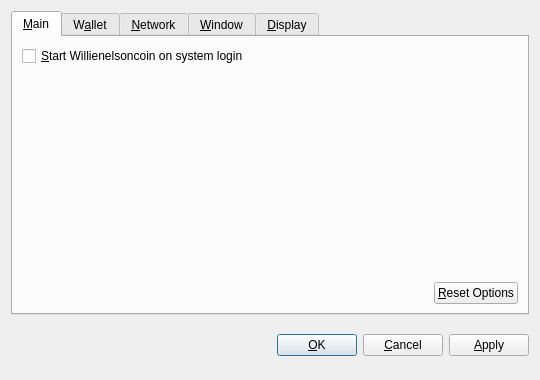
<?xml version="1.0" encoding="UTF-8"?>
<ui version="4.0">
 <class>OptionsDialog</class>
 <widget class="QDialog" name="OptionsDialog">
  <property name="geometry">
   <rect>
    <x>0</x>
    <y>0</y>
    <width>540</width>
    <height>380</height>
   </rect>
  </property>
  <property name="windowTitle">
   <string>Options</string>
  </property>
  <property name="modal">
   <bool>true</bool>
  </property>
  <layout class="QVBoxLayout" name="verticalLayout">
   <item>
    <widget class="QTabWidget" name="tabWidget">
     <property name="tabPosition">
      <enum>QTabWidget::North</enum>
     </property>
     <property name="currentIndex">
      <number>0</number>
     </property>
     <widget class="QWidget" name="tabMain">
      <attribute name="title">
       <string>&amp;Main</string>
      </attribute>
      <layout class="QVBoxLayout" name="verticalLayout_Main">
       <item>
        <widget class="QCheckBox" name="bitcoinAtStartup">
         <property name="toolTip">
          <string>Automatically start Willienelsoncoin after logging in to the system.</string>
         </property>
         <property name="text">
          <string>&amp;Start Willienelsoncoin on system login</string>
         </property>
        </widget>
       </item>
       <item>
        <spacer name="verticalSpacer_Main">
         <property name="orientation">
          <enum>Qt::Vertical</enum>
         </property>
         <property name="sizeHint" stdset="0">
          <size>
           <width>20</width>
           <height>40</height>
          </size>
         </property>
        </spacer>
       </item>
       <item>
        <layout class="QHBoxLayout" name="horizontalLayout_2_Main">
         <item>
          <spacer name="horizontalSpacer_2_Main">
           <property name="orientation">
            <enum>Qt::Horizontal</enum>
           </property>
           <property name="sizeHint" stdset="0">
            <size>
             <width>40</width>
             <height>20</height>
            </size>
           </property>
          </spacer>
         </item>
         <item>
          <widget class="QPushButton" name="resetButton">
           <property name="toolTip">
            <string>Reset all client options to default.</string>
           </property>
           <property name="text">
            <string>&amp;Reset Options</string>
           </property>
           <property name="autoDefault">
            <bool>false</bool>
           </property>
          </widget>
         </item>
        </layout>
       </item>
      </layout>
     </widget>
     <widget class="QWidget" name="tabWallet">
      <attribute name="title">
       <string>W&amp;allet</string>
      </attribute>
      <layout class="QVBoxLayout" name="verticalLayout_Network">
       <item>
        <widget class="QLabel" name="transactionFeeInfoLabel">
         <property name="text">
          <string>Optional transaction fee per kB that helps make sure your transactions are processed quickly. Most transactions are 1 kB.</string>
         </property>
         <property name="textFormat">
          <enum>Qt::PlainText</enum>
         </property>
         <property name="wordWrap">
          <bool>true</bool>
         </property>
        </widget>
       </item>
       <item>
        <layout class="QHBoxLayout" name="horizontalLayout_1_Main">
         <item>
          <widget class="QLabel" name="transactionFeeLabel">
           <property name="text">
            <string>Pay transaction &amp;fee</string>
           </property>
           <property name="textFormat">
            <enum>Qt::PlainText</enum>
           </property>
           <property name="buddy">
            <cstring>transactionFee</cstring>
           </property>
          </widget>
         </item>
         <item>
          <widget class="BitcoinAmountField" name="transactionFee"/>
         </item>
         <item>
          <spacer name="horizontalSpacer_1_Main">
           <property name="orientation">
            <enum>Qt::Horizontal</enum>
           </property>
           <property name="sizeHint" stdset="0">
            <size>
             <width>40</width>
             <height>20</height>
            </size>
           </property>
          </spacer>
         </item>
        </layout>
       </item>
       <item>
        <widget class="QLabel" name="label">
         <property name="text">
          <string>If you disable the spending of unconfirmed change, the change from a transaction cannot be used until that transaction has at least one confirmation. This also affects how your balance is computed.</string>
         </property>
         <property name="wordWrap">
          <bool>true</bool>
         </property>
        </widget>
       </item>
       <item>
        <widget class="QCheckBox" name="spendZeroConfChange">
         <property name="text">
          <string>Spend unconfirmed change  (experts only)</string>
         </property>
        </widget>
       </item>
       <item>
        <spacer name="verticalSpacer">
         <property name="orientation">
          <enum>Qt::Vertical</enum>
         </property>
         <property name="sizeHint" stdset="0">
          <size>
           <width>20</width>
           <height>40</height>
          </size>
         </property>
        </spacer>
       </item>
      </layout>
     </widget>
     <widget class="QWidget" name="tabNetwork">
      <attribute name="title">
       <string>&amp;Network</string>
      </attribute>
      <layout class="QVBoxLayout" name="verticalLayout_Network">
       <item>
        <widget class="QCheckBox" name="mapPortUpnp">
         <property name="toolTip">
          <string>Automatically open the Willienelsoncoin client port on the router. This only works when your router supports UPnP and it is enabled.</string>
         </property>
         <property name="text">
          <string>Map port using &amp;UPnP</string>
         </property>
        </widget>
       </item>
       <item>
        <widget class="QCheckBox" name="connectSocks">
         <property name="toolTip">
          <string>Connect to the Willienelsoncoin network through a SOCKS proxy (e.g. when connecting through Tor).</string>
         </property>
         <property name="text">
          <string>&amp;Connect through SOCKS proxy:</string>
         </property>
        </widget>
       </item>
       <item>
        <layout class="QHBoxLayout" name="horizontalLayout_Network">
         <item>
          <widget class="QLabel" name="proxyIpLabel">
           <property name="text">
            <string>Proxy &amp;IP:</string>
           </property>
           <property name="textFormat">
            <enum>Qt::PlainText</enum>
           </property>
           <property name="buddy">
            <cstring>proxyIp</cstring>
           </property>
          </widget>
         </item>
         <item>
          <widget class="QValidatedLineEdit" name="proxyIp">
           <property name="maximumSize">
            <size>
             <width>140</width>
             <height>16777215</height>
            </size>
           </property>
           <property name="toolTip">
            <string>IP address of the proxy (e.g. 127.0.0.1)</string>
           </property>
          </widget>
         </item>
         <item>
          <widget class="QLabel" name="proxyPortLabel">
           <property name="text">
            <string>&amp;Port:</string>
           </property>
           <property name="textFormat">
            <enum>Qt::PlainText</enum>
           </property>
           <property name="buddy">
            <cstring>proxyPort</cstring>
           </property>
          </widget>
         </item>
         <item>
          <widget class="QLineEdit" name="proxyPort">
           <property name="maximumSize">
            <size>
             <width>55</width>
             <height>16777215</height>
            </size>
           </property>
           <property name="toolTip">
            <string>Port of the proxy (e.g. 9050)</string>
           </property>
          </widget>
         </item>
         <item>
          <widget class="QLabel" name="socksVersionLabel">
           <property name="text">
            <string>SOCKS &amp;Version:</string>
           </property>
           <property name="textFormat">
            <enum>Qt::PlainText</enum>
           </property>
           <property name="buddy">
            <cstring>socksVersion</cstring>
           </property>
          </widget>
         </item>
         <item>
          <widget class="QValueComboBox" name="socksVersion">
           <property name="toolTip">
            <string>SOCKS version of the proxy (e.g. 5)</string>
           </property>
          </widget>
         </item>
         <item>
          <spacer name="horizontalSpacer_Network">
           <property name="orientation">
            <enum>Qt::Horizontal</enum>
           </property>
           <property name="sizeHint" stdset="0">
            <size>
             <width>40</width>
             <height>20</height>
            </size>
           </property>
          </spacer>
         </item>
        </layout>
       </item>
       <item>
        <spacer name="verticalSpacer_Network">
         <property name="orientation">
          <enum>Qt::Vertical</enum>
         </property>
         <property name="sizeHint" stdset="0">
          <size>
           <width>20</width>
           <height>40</height>
          </size>
         </property>
        </spacer>
       </item>
      </layout>
     </widget>
     <widget class="QWidget" name="tabWindow">
      <attribute name="title">
       <string>&amp;Window</string>
      </attribute>
      <layout class="QVBoxLayout" name="verticalLayout_Window">
       <item>
        <widget class="QCheckBox" name="minimizeToTray">
         <property name="toolTip">
          <string>Show only a tray icon after minimizing the window.</string>
         </property>
         <property name="text">
          <string>&amp;Minimize to the tray instead of the taskbar</string>
         </property>
        </widget>
       </item>
       <item>
        <widget class="QCheckBox" name="minimizeOnClose">
         <property name="toolTip">
          <string>Minimize instead of exit the application when the window is closed. When this option is enabled, the application will be closed only after selecting Quit in the menu.</string>
         </property>
         <property name="text">
          <string>M&amp;inimize on close</string>
         </property>
        </widget>
       </item>
       <item>
        <spacer name="verticalSpacer_Window">
         <property name="orientation">
          <enum>Qt::Vertical</enum>
         </property>
         <property name="sizeHint" stdset="0">
          <size>
           <width>20</width>
           <height>40</height>
          </size>
         </property>
        </spacer>
       </item>
      </layout>
     </widget>
     <widget class="QWidget" name="tabDisplay">
      <attribute name="title">
       <string>&amp;Display</string>
      </attribute>
      <layout class="QVBoxLayout" name="verticalLayout_Display">
       <item>
        <layout class="QHBoxLayout" name="horizontalLayout_1_Display">
         <item>
          <widget class="QLabel" name="langLabel">
           <property name="text">
            <string>User Interface &amp;language:</string>
           </property>
           <property name="textFormat">
            <enum>Qt::PlainText</enum>
           </property>
           <property name="buddy">
            <cstring>lang</cstring>
           </property>
          </widget>
         </item>
         <item>
          <widget class="QValueComboBox" name="lang">
           <property name="toolTip">
            <string>The user interface language can be set here. This setting will take effect after restarting Willienelsoncoin.</string>
           </property>
          </widget>
         </item>
        </layout>
       </item>
       <item>
        <layout class="QHBoxLayout" name="horizontalLayout_2_Display">
         <item>
          <widget class="QLabel" name="unitLabel">
           <property name="text">
            <string>&amp;Unit to show amounts in:</string>
           </property>
           <property name="textFormat">
            <enum>Qt::PlainText</enum>
           </property>
           <property name="buddy">
            <cstring>unit</cstring>
           </property>
          </widget>
         </item>
         <item>
          <widget class="QValueComboBox" name="unit">
           <property name="toolTip">
            <string>Choose the default subdivision unit to show in the interface and when sending coins.</string>
           </property>
          </widget>
         </item>
        </layout>
       </item>
       <item>
        <widget class="QCheckBox" name="displayAddresses">
         <property name="toolTip">
          <string>Whether to show Willienelsoncoin addresses in the transaction list or not.</string>
         </property>
         <property name="text">
          <string>&amp;Display addresses in transaction list</string>
         </property>
        </widget>
       </item>
       <item>
        <widget class="QCheckBox" name="coinControlFeatures">
         <property name="toolTip">
          <string>Whether to show coin control features or not.</string>
         </property>
         <property name="text">
          <string>Display coin &amp;control features (experts only!)</string>
         </property>
        </widget>
       </item>
       <item>
        <spacer name="verticalSpacer_Display">
         <property name="orientation">
          <enum>Qt::Vertical</enum>
         </property>
         <property name="sizeHint" stdset="0">
          <size>
           <width>20</width>
           <height>40</height>
          </size>
         </property>
        </spacer>
       </item>
      </layout>
     </widget>
    </widget>
   </item>
   <item>
    <layout class="QHBoxLayout" name="horizontalLayout_Buttons">
     <item>
      <spacer name="horizontalSpacer_1">
       <property name="orientation">
        <enum>Qt::Horizontal</enum>
       </property>
       <property name="sizeHint" stdset="0">
        <size>
         <width>40</width>
         <height>48</height>
        </size>
       </property>
      </spacer>
     </item>
     <item>
      <widget class="QLabel" name="statusLabel">
       <property name="font">
        <font>
         <weight>75</weight>
         <bold>true</bold>
        </font>
       </property>
       <property name="text">
        <string/>
       </property>
       <property name="textFormat">
        <enum>Qt::PlainText</enum>
       </property>
       <property name="wordWrap">
        <bool>true</bool>
       </property>
      </widget>
     </item>
     <item>
      <spacer name="horizontalSpacer_2">
       <property name="orientation">
        <enum>Qt::Horizontal</enum>
       </property>
       <property name="sizeHint" stdset="0">
        <size>
         <width>40</width>
         <height>48</height>
        </size>
       </property>
      </spacer>
     </item>
     <item>
      <widget class="QPushButton" name="okButton">
       <property name="text">
        <string>&amp;OK</string>
       </property>
      </widget>
     </item>
     <item>
      <widget class="QPushButton" name="cancelButton">
       <property name="text">
        <string>&amp;Cancel</string>
       </property>
       <property name="autoDefault">
        <bool>false</bool>
       </property>
      </widget>
     </item>
     <item>
      <widget class="QPushButton" name="applyButton">
       <property name="text">
        <string>&amp;Apply</string>
       </property>
       <property name="autoDefault">
        <bool>false</bool>
       </property>
      </widget>
     </item>
    </layout>
   </item>
  </layout>
 </widget>
 <customwidgets>
  <customwidget>
   <class>BitcoinAmountField</class>
   <extends>QSpinBox</extends>
   <header>bitcoinamountfield.h</header>
  </customwidget>
  <customwidget>
   <class>QValueComboBox</class>
   <extends>QComboBox</extends>
   <header>qvaluecombobox.h</header>
  </customwidget>
  <customwidget>
   <class>QValidatedLineEdit</class>
   <extends>QLineEdit</extends>
   <header>qvalidatedlineedit.h</header>
  </customwidget>
 </customwidgets>
 <resources/>
 <connections/>
</ui>
